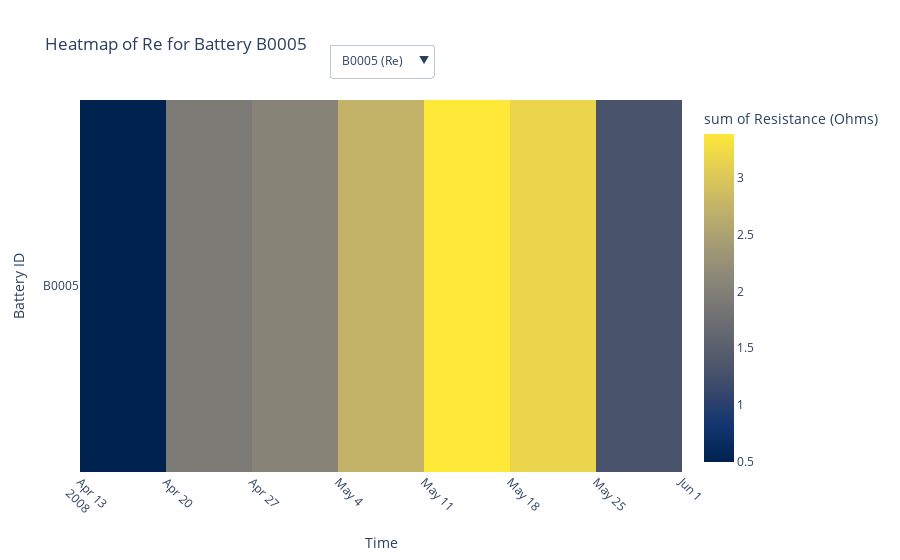

Notebook code cell kept with this figure:
### Code cell
import plotly.express as px
import warnings

def plot_combined_heatmap_with_dropdown():
    warnings.filterwarnings("ignore")

    battery_options = impedance_data['battery_id'].unique()
    initial_battery = battery_options[0]

    def get_filtered_data(battery, parameter):
        data = impedance_data[impedance_data['battery_id'] == battery]
        data['time'] = data['start_time'].dt.strftime('%Y-%m-%d %H:%M:%S')
        return data[['time', 'battery_id', parameter]]

    initial_data = get_filtered_data(initial_battery, 'Re')

    fig = px.density_heatmap(
        initial_data,
        x='time',
        y='battery_id',
        z='Re',
        color_continuous_scale='Cividis',
        title=f"Heatmap of Re for Battery {initial_battery}",
        labels={'time': 'Time', 'battery_id': 'Battery ID', 'Re': 'Resistance (Ohms)'},
        template="plotly"
    )

    dropdown_buttons = []

    for battery in battery_options:
        for parameter in ['Re', 'Rct']:
            filtered_data = get_filtered_data(battery, parameter)
            dropdown_buttons.append(
                {
                    "label": f"{battery} ({parameter})",
                    "method": "update",
                    "args": [
                        {"x": [filtered_data['time']],
                         "y": [filtered_data['battery_id']],
                         "z": [filtered_data[parameter]]},
                        {"title": f"Heatmap of {parameter} for Battery {battery}"}
                    ]
                }
            )

    fig.update_layout(
        updatemenus=[
            {
                "buttons": dropdown_buttons,
                "direction": "down",
                "showactive": True,
                "x": 0.5,
                "y": 1.15,
                "xanchor": "center",
                "yanchor": "top",
            }
        ],
        xaxis=dict(tickangle=45),
        xaxis_title="Time",
        yaxis_title="Battery ID"
    )

    fig.show()
    warnings.resetwarnings()

plot_combined_heatmap_with_dropdown()
